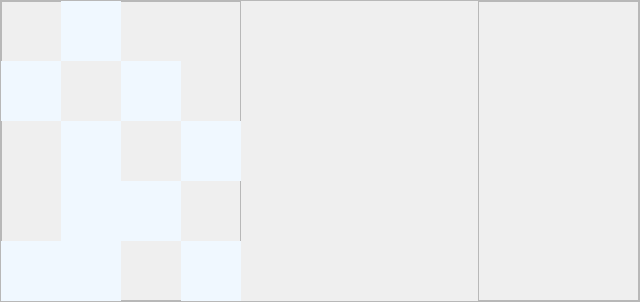
            <widget class="QFrame" name="rodape">
             <property name="minimumSize">
              <size>
               <width>0</width>
               <height>300</height>
              </size>
             </property>
             <property name="styleSheet">
              <string notr="true"/>
             </property>
             <property name="frameShape">
              <enum>QFrame::StyledPanel</enum>
             </property>
             <property name="frameShadow">
              <enum>QFrame::Raised</enum>
             </property>
             <layout class="QHBoxLayout" name="horizontalLayout_22">
              <property name="spacing">
               <number>0</number>
              </property>
              <property name="leftMargin">
               <number>0</number>
              </property>
              <property name="topMargin">
               <number>0</number>
              </property>
              <property name="rightMargin">
               <number>0</number>
              </property>
              <property name="bottomMargin">
               <number>0</number>
              </property>
              <item>
               <widget class="QFrame" name="frame_58">
                <property name="minimumSize">
                 <size>
                  <width>240</width>
                  <height>300</height>
                 </size>
                </property>
                <property name="frameShape">
                 <enum>QFrame::StyledPanel</enum>
                </property>
                <property name="frameShadow">
                 <enum>QFrame::Raised</enum>
                </property>
                <widget class="QFrame" name="frame_59">
                 <property name="geometry">
                  <rect>
                   <x>0</x>
                   <y>240</y>
                   <width>60</width>
                   <height>60</height>
                  </rect>
                 </property>
                 <property name="styleSheet">
                  <string notr="true">border:haidden;background-color: #F0F8FF;</string>
                 </property>
                 <property name="frameShape">
                  <enum>QFrame::StyledPanel</enum>
                 </property>
                 <property name="frameShadow">
                  <enum>QFrame::Raised</enum>
                 </property>
                </widget>
                <widget class="QFrame" name="frame_60">
                 <property name="geometry">
                  <rect>
                   <x>60</x>
                   <y>240</y>
                   <width>60</width>
                   <height>60</height>
                  </rect>
                 </property>
                 <property name="styleSheet">
                  <string notr="true">border:haidden;background-color: #F0F8FF;</string>
                 </property>
                 <property name="frameShape">
                  <enum>QFrame::StyledPanel</enum>
                 </property>
                 <property name="frameShadow">
                  <enum>QFrame::Raised</enum>
                 </property>
                </widget>
                <widget class="QFrame" name="frame_61">
                 <property name="geometry">
                  <rect>
                   <x>60</x>
                   <y>180</y>
                   <width>60</width>
                   <height>60</height>
                  </rect>
                 </property>
                 <property name="styleSheet">
                  <string notr="true">border:haidden;background-color: #F0F8FF;</string>
                 </property>
                 <property name="frameShape">
                  <enum>QFrame::StyledPanel</enum>
                 </property>
                 <property name="frameShadow">
                  <enum>QFrame::Raised</enum>
                 </property>
                </widget>
                <widget class="QFrame" name="frame_62">
                 <property name="geometry">
                  <rect>
                   <x>120</x>
                   <y>180</y>
                   <width>60</width>
                   <height>60</height>
                  </rect>
                 </property>
                 <property name="styleSheet">
                  <string notr="true">border:haidden;background-color: #F0F8FF;</string>
                 </property>
                 <property name="frameShape">
                  <enum>QFrame::StyledPanel</enum>
                 </property>
                 <property name="frameShadow">
                  <enum>QFrame::Raised</enum>
                 </property>
                </widget>
                <widget class="QFrame" name="frame_63">
                 <property name="geometry">
                  <rect>
                   <x>180</x>
                   <y>240</y>
                   <width>60</width>
                   <height>60</height>
                  </rect>
                 </property>
                 <property name="styleSheet">
                  <string notr="true">border:haidden;background-color: #F0F8FF;</string>
                 </property>
                 <property name="frameShape">
                  <enum>QFrame::StyledPanel</enum>
                 </property>
                 <property name="frameShadow">
                  <enum>QFrame::Raised</enum>
                 </property>
                </widget>
                <widget class="QFrame" name="frame_64">
                 <property name="geometry">
                  <rect>
                   <x>60</x>
                   <y>120</y>
                   <width>60</width>
                   <height>60</height>
                  </rect>
                 </property>
                 <property name="styleSheet">
                  <string notr="true">border:haidden;background-color: #F0F8FF;</string>
                 </property>
                 <property name="frameShape">
                  <enum>QFrame::StyledPanel</enum>
                 </property>
                 <property name="frameShadow">
                  <enum>QFrame::Raised</enum>
                 </property>
                </widget>
                <widget class="QFrame" name="frame_65">
                 <property name="geometry">
                  <rect>
                   <x>180</x>
                   <y>120</y>
                   <width>60</width>
                   <height>60</height>
                  </rect>
                 </property>
                 <property name="styleSheet">
                  <string notr="true">border:haidden;background-color: #F0F8FF;</string>
                 </property>
                 <property name="frameShape">
                  <enum>QFrame::StyledPanel</enum>
                 </property>
                 <property name="frameShadow">
                  <enum>QFrame::Raised</enum>
                 </property>
                </widget>
                <widget class="QFrame" name="frame_66">
                 <property name="geometry">
                  <rect>
                   <x>120</x>
                   <y>60</y>
                   <width>60</width>
                   <height>60</height>
                  </rect>
                 </property>
                 <property name="styleSheet">
                  <string notr="true">border:haidden;background-color: #F0F8FF;</string>
                 </property>
                 <property name="frameShape">
                  <enum>QFrame::StyledPanel</enum>
                 </property>
                 <property name="frameShadow">
                  <enum>QFrame::Raised</enum>
                 </property>
                </widget>
                <widget class="QFrame" name="frame_143">
                 <property name="geometry">
                  <rect>
                   <x>0</x>
                   <y>60</y>
                   <width>60</width>
                   <height>60</height>
                  </rect>
                 </property>
                 <property name="styleSheet">
                  <string notr="true">border:haidden;background-color: #F0F8FF;</string>
                 </property>
                 <property name="frameShape">
                  <enum>QFrame::StyledPanel</enum>
                 </property>
                 <property name="frameShadow">
                  <enum>QFrame::Raised</enum>
                 </property>
                </widget>
                <widget class="QFrame" name="frame_144">
                 <property name="geometry">
                  <rect>
                   <x>60</x>
                   <y>0</y>
                   <width>60</width>
                   <height>60</height>
                  </rect>
                 </property>
                 <property name="styleSheet">
                  <string notr="true">border:haidden;background-color: #F0F8FF;</string>
                 </property>
                 <property name="frameShape">
                  <enum>QFrame::StyledPanel</enum>
                 </property>
                 <property name="frameShadow">
                  <enum>QFrame::Raised</enum>
                 </property>
                </widget>
               </widget>
              </item>
              <item>
               <spacer name="horizontalSpacer_29">
                <property name="orientation">
                 <enum>Qt::Horizontal</enum>
                </property>
                <property name="sizeHint" stdset="0">
                 <size>
                  <width>237</width>
                  <height>20</height>
                 </size>
                </property>
               </spacer>
              </item>
              <item>
               <widget class="QFrame" name="frame_145">
                <property name="minimumSize">
                 <size>
                  <width>161</width>
                  <height>141</height>
                 </size>
                </property>
                <property name="frameShape">
                 <enum>QFrame::StyledPanel</enum>
                </property>
                <property name="frameShadow">
                 <enum>QFrame::Raised</enum>
                </property>
                <widget class="QLabel" name="label_22">
                 <property name="geometry">
                  <rect>
                   <x>10</x>
                   <y>160</y>
                   <width>161</width>
                   <height>141</height>
                  </rect>
                 </property>
                 <property name="text">
                  <string/>
                 </property>
                 <property name="pixmap">
                  <pixmap>:/logo/logo ajustada.qrc.png</pixmap>
                 </property>
                </widget>
                <widget class="QLabel" name="label_23">
                 <property name="geometry">
                  <rect>
                   <x>10</x>
                   <y>170</y>
                   <width>151</width>
                   <height>131</height>
                  </rect>
                 </property>
                 <property name="text">
                  <string/>
                 </property>
                 <property name="pixmap">
                  <pixmap>:/icons/icon_rc.png</pixmap>
                 </property>
                </widget>
               </widget>
              </item>
             </layout>
            </widget>
